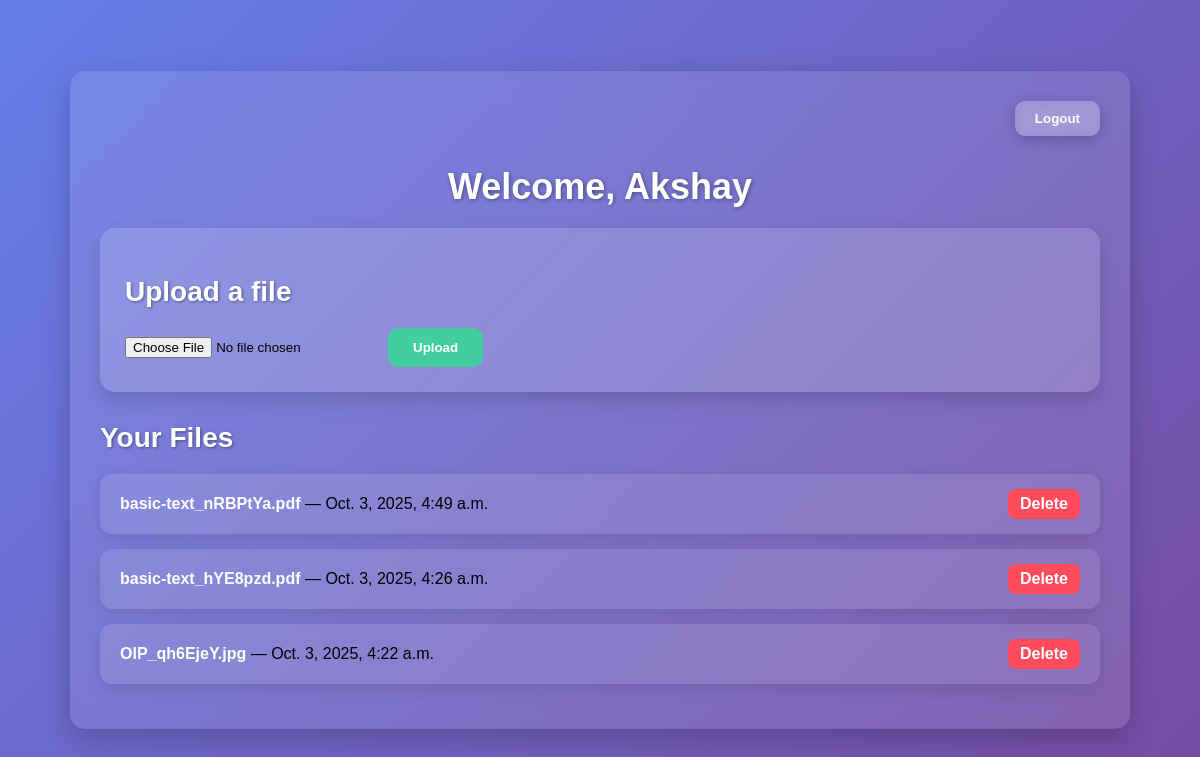
Screenshot of / (signed in) with the database file from the repository.
### drive/models.py (models this page shows, shortened)
class UploadedFile(models.Model):
    user = models.ForeignKey(User, on_delete=models.CASCADE)  # which user uploaded
    file = models.FileField(upload_to='uploads/')            # store file in media/uploads/
    uploaded_at = models.DateTimeField(auto_now_add=True)    # upload timestamp

### drive/views.py (the view)
# urls.py: path('', views.dashboard, name='dashboard'),
@login_required
def dashboard(request):
    if request.method == 'POST':
        form = FileUploadForm(request.POST, request.FILES)
        if form.is_valid():
            uploaded = form.save(commit=False)
            uploaded.user = request.user
            uploaded.save()
            return redirect('dashboard')
    else:
        form = FileUploadForm()
    files = UploadedFile.objects.filter(user=request.user).order_by('-uploaded_at')
    return render(request, 'drive/dashboard.html', {'form': form, 'files': files})

### drive/forms.py
class FileUploadForm(forms.ModelForm):
    class Meta:
        model = UploadedFile
        fields = ['file']

### drive/templates/drive/dashboard.html (shortened to what this page needs)
<!DOCTYPE html>
<html lang="en">
<head>
</head>
<body>
  <div class="container">
    <div class="top-bar">
      <form method="post" action="{% url 'logout' %}">
        <button type="submit">Logout</button>
      </form>
    </div>
    <h1>Welcome, {{ request.user.username }}</h1>
    <div class="upload-form">
      <h2>Upload a file</h2>
      <form method="post" enctype="multipart/form-data">
         <div class="upload-row">
        {{ form.file }}
        <button type="submit">Upload</button>
        </div>
      </form>
    </div>
    <h2>Your Files</h2>
    {% if files %}
      {% for file in files %}
        <div class="file-card">
          <div>
            <a href="{{ file.file.url }}" target="_blank">{{ file.file.name|slice:"8:" }}</a>
            — {{ file.uploaded_at }}
          </div>
          <a class="delete-btn" href="{% url 'delete_file' file.id %}">Delete</a>
        </div>
      {% endfor %}
    {% else %}
      <p class="empty-message">No files uploaded yet.</p>
    {% endif %}
  </div>
</body>
</html>

### drive/templates/drive/dashboard.html (style rules this page uses)
body { font-family: 'Poppins', sans-serif; margin: 0; padding: 0; background: linear-gradient(135deg, #667eea, #764ba2); min-height: 100vh; display: flex; justify-content: center; align-items: center; }
.container { width: 95%; max-width: 1000px; background: rgba(255, 255, 255, 0.1); backdrop-filter: blur(15px); padding: 30px; border-radius: 15px; box-shadow: 0 10px 30px rgba(0,0,0,0.2); }
h1 { text-align: center; color: #fff; font-size: 36px; margin-bottom: 20px; text-shadow: 1px 1px 4px rgba(0,0,0,0.4); }
.top-bar { display: flex; justify-content: flex-end; gap: 15px; margin-bottom: 30px; }
.top-bar form button, .top-bar a { background-color: rgba(255, 255, 255, 0.2); border: none; color: #fff; padding: 10px 20px; border-radius: 10px; font-weight: 600; text-decoration: none; cursor: pointer; transition: all 0.3s ease; backdrop-filter: blur(5px); box-shadow: 0 4px 15px rgba(0,0,0,0.2); }
.upload-form { background: rgba(255, 255, 255, 0.15); padding: 25px; border-radius: 15px; margin-bottom: 30px; box-shadow: 0 8px 20px rgba(0,0,0,0.15); }
.upload-form .upload-row { display: flex; align-items: center; gap: 10px; flex-wrap: wrap; margin-top: 10px; }
.upload-form input[type="file"] { display: block; }
.upload-form button { background-color: #43cea2; color: #fff; border: none; padding: 12px 25px; border-radius: 10px; cursor: pointer; font-weight: 600; transition: background 0.3s, transform 0.2s; }
h2 { color: #fff; margin-bottom: 20px; font-size: 28px; text-shadow: 1px 1px 3px rgba(0,0,0,0.4); }
.file-card { display: flex; justify-content: space-between; align-items: center; padding: 15px 20px; background: rgba(255, 255, 255, 0.1); border-radius: 12px; margin-bottom: 15px; transition: all 0.3s ease; box-shadow: 0 5px 15px rgba(0,0,0,0.1); }
.file-card a { color: #fff; font-weight: 600; text-decoration: none; }
.delete-btn { background-color: #ff4b5c; padding: 6px 12px; border-radius: 8px; color: #fff; font-weight: 600; text-decoration: none; transition: all 0.3s ease; }

### rows the page displays
UploadedFile: file.name "basic-text_nRBPtYa.pdf", uploaded_at "Oct. 3, 2025, 4:49 a.m."
UploadedFile: file.name "basic-text_hYE8pzd.pdf", uploaded_at "Oct. 3, 2025, 4:26 a.m."
UploadedFile: file.name "OIP_qh6EjeY.jpg", uploaded_at "Oct. 3, 2025, 4:22 a.m."

### other values shown
{{ request.user.username }} "Akshay"
